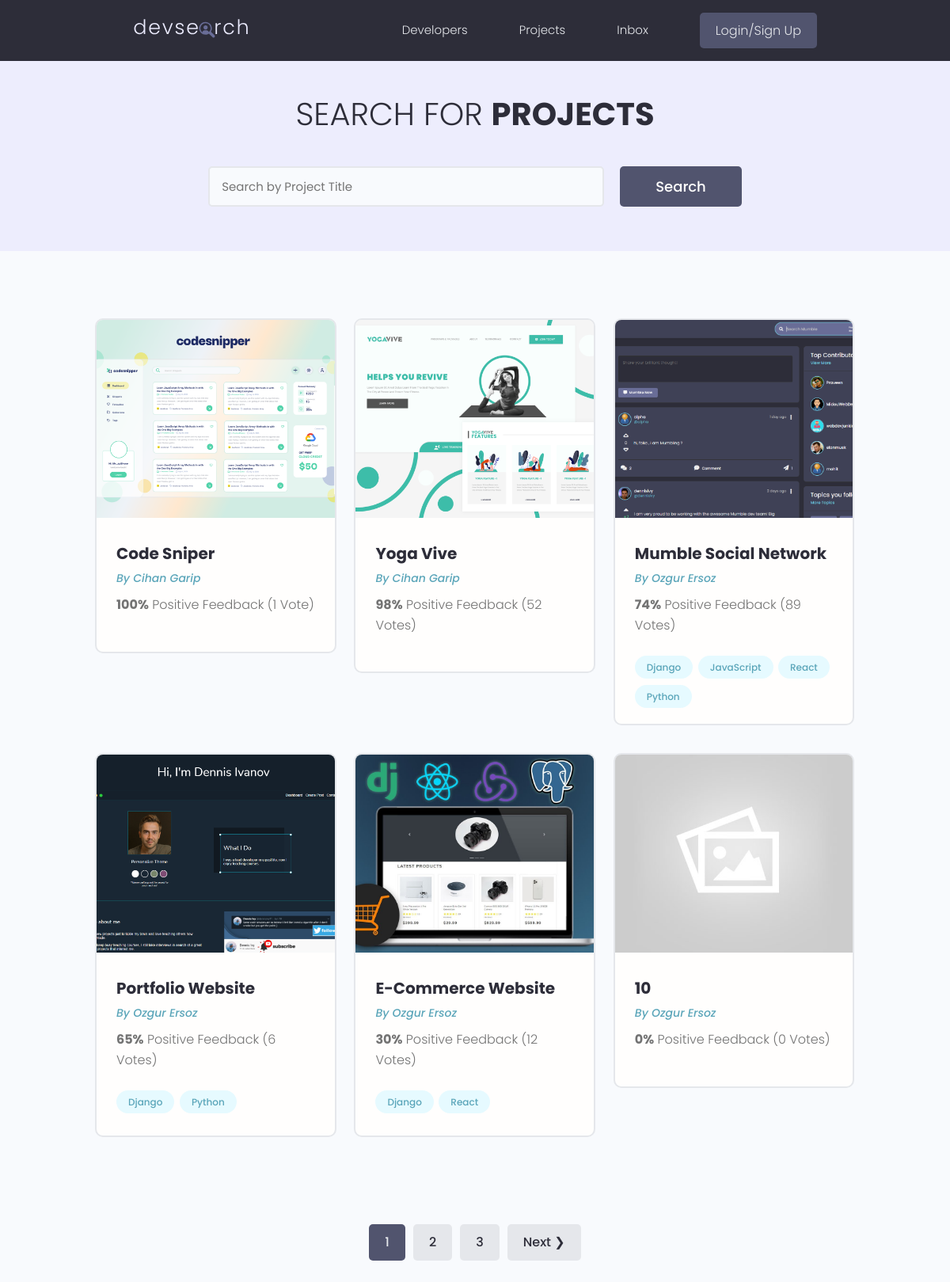
The page /projects/ on the database as committed earlier.
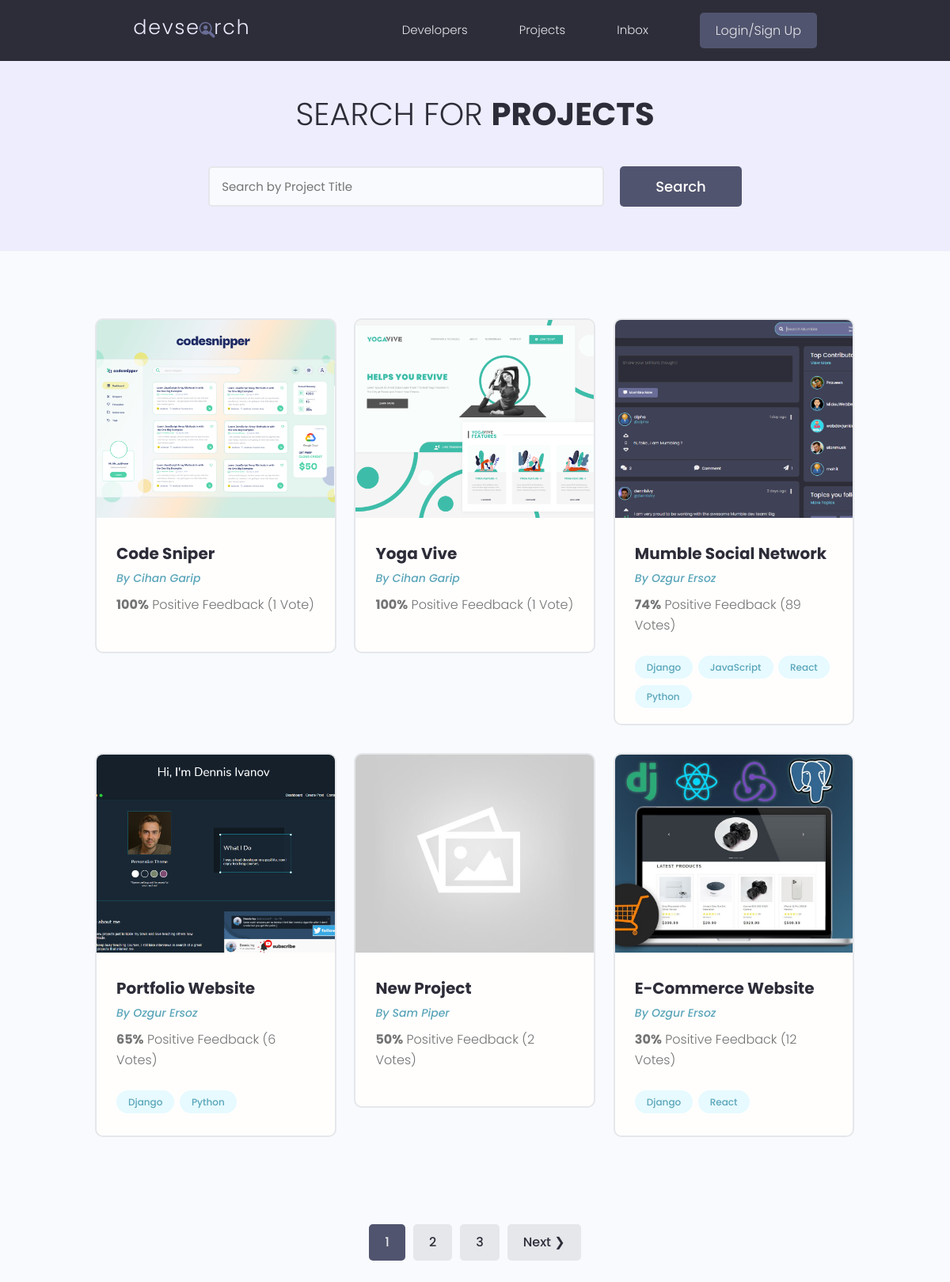
The same page on the database as committed later.
### projects/models.py (models this page shows, shortened)
class Project(models.Model):
    owner = models.ForeignKey(Profile, on_delete=models.CASCADE, null=True, blank=True)
    title = models.CharField(max_length=200)
    description = models.TextField(null=True, blank=True)
    featured_image = models.ImageField(null=True, blank=True, default="default.jpg")
    demo_link = models.CharField(max_length=2000, null=True, blank=True)
    source_link = models.CharField(max_length=2000, null=True, blank=True)
    tags = models.ManyToManyField("Tag", blank=True)
    vote_total = models.IntegerField(default=0, null=True, blank=True)
    vote_ratio = models.IntegerField(default=0, null=True, blank=True)
    created = models.DateTimeField(auto_now_add=True)
    id = models.UUIDField(
        default=uuid.uuid4, unique=True, primary_key=True, editable=False
    )
    class Meta:
        ordering = ["-vote_ratio", "-vote_total", "title"]

class Tag(models.Model):
    name = models.CharField(max_length=200)
    created = models.DateTimeField(auto_now_add=True)
    id = models.UUIDField(
        default=uuid.uuid4, unique=True, primary_key=True, editable=False
    )
    def __str__(self):
        return self.name

### users/models.py (models this page shows, shortened)
class Profile(models.Model):
    user = models.OneToOneField(User, on_delete=models.CASCADE, null=True, blank=True)
    name = models.CharField(max_length=200, null=True, blank=True)
    username = models.CharField(max_length=200, null=True, blank=True)
    location = models.CharField(max_length=200, null=True, blank=True)
    email = models.EmailField(max_length=500, null=True, blank=True)
    short_intro = models.CharField(max_length=200, null=True, blank=True)
    bio = models.TextField(null=True, blank=True)
    profile_image = models.ImageField(
        null=True,
        blank=True,
        upload_to="profiles/",
        default="profiles/users-default.png",
    )
    social_github = models.CharField(max_length=200, null=True, blank=True)
    social_twitter = models.CharField(max_length=200, null=True, blank=True)
    social_linkedin = models.CharField(max_length=200, null=True, blank=True)
    social_youtube = models.CharField(max_length=200, null=True, blank=True)
    social_website = models.CharField(max_length=200, null=True, blank=True)
    id = models.UUIDField(
        default=uuid.uuid4, unique=True, primary_key=True, editable=False
    )

### projects/views.py (the view)
# urls.py: path("projects/", include("projects.urls")),
def projects(request):
    projects, search_query = search_projects(request)
    custom_range, projects = paginate_projects(request, projects, 6)
    context = {
        "projects": projects,
        "search_query": search_query,
        "custom_range": custom_range,
    }
    return render(
        request=request, template_name="projects/projects.html", context=context
    )

### projects/utils.py (called while the page is built)
def search_projects(request):
    search_query = ""
    if request.GET.get("search_query"):
        search_query = request.GET.get("search_query")
    tags = Tag.objects.filter(name__icontains=search_query)
    projects = Project.objects.distinct().filter(
        Q(title__icontains=search_query)
        | Q(description__icontains=search_query)
        | Q(owner__name__icontains=search_query)
        | Q(tags__in=tags)
    )
    return projects, search_query

def paginate_projects(request, projects, results):
    page = request.GET.get("page")
    paginator = Paginator(projects, results)
    try:
        projects = paginator.page(page)
    except PageNotAnInteger:
        page = 1
        projects = paginator.page(page)
    except EmptyPage:
        page = paginator.num_pages
        projects = paginator.page(page)
    left_index = int(page) - 4
    if left_index < 1:
        left_index = 1
    right_index = int(page) + 5
    if right_index > paginator.num_pages:
        right_index = paginator.num_pages + 1
    custom_range = range(left_index, right_index)
    return custom_range, projects

### projects/templates/projects/projects.html (shortened to what this page needs)
{% extends "main.html" %}
{% block content %}
  <main class="projects">
    <section class="hero-section text-center">
      <div class="container container--narrow">
        <div class="hero-section__box">
          <h2>
            Search for <span>Projects</span>
          </h2>
        </div>
        <div class="hero-section__search">
          <form id="searchForm"
                class="form"
                action="{% url 'projects' %}"
                method="get">
            <div class="form__field">
              <input class="input input--text"
                     id="formInput#search"
                     type="text"
                     name="search_query"
                     placeholder="Search by Project Title"
                     value="{{ search_query }}" />
            </div>
            <input class="btn btn--sub btn--lg" type="submit" value="Search" />
          </form>
        </div>
      </div>
    </section>
    <section class="projectsList">
      <div class="container">
        <div class="grid grid--three">
          {% for project in projects %}
            <div class="column">
              <div class="card project">
                <a href="{% url 'single-project' project.id %}" class="project">
                  <img class="project__thumbnail"
                       src="{{ project.featured_image.url }}"
                       alt="project thumbnail" />
                  <div class="card__body">
                    <h3 class="project__title">{{ project.title }}</h3>
                    <p>
                      <a class="project__author"
                         href="{% url 'user-profile' project.owner.id %}">By {{ project.owner.name }}</a>
                    </p>
                    <p class="project--rating">
                      <span style="font-weight: bold;">{{ project.vote_ratio }}%</span> Positive
                      Feedback ({{ project.vote_total }} Vote{{ project.vote_total|pluralize:"s" }})
                    </p>
                    <div class="project__tags">
                      {% for tag in project.tags.all %}
                        <span class="tag tag--pill tag--main">
                          <small>{{ tag }}</small>
                        </span>
                      {% endfor %}
                    </div>
                  </div>
                </a>
              </div>
            </div>
          {% endfor %}
        </div>
      </div>
    </section>
    {% include "pagination.html" with queryset=projects custom_range=custom_range %}
  </main>
{% endblock content %}

Rows that differ between the two databases and show on the page:
no longer on this page (row unchanged): Project: featured_image (placeholder picture), title "10", owner.name "Ozgur Ersoz", vote_ratio "0", vote_total "0"
changed Project "Yoga Vive": vote_ratio "98" → "100"; vote_total "52" → "1"
now on this page (row edited): Project: featured_image (placeholder picture), title "New Project", owner.name "Sam Piper", vote_ratio "50", vote_total "2"
